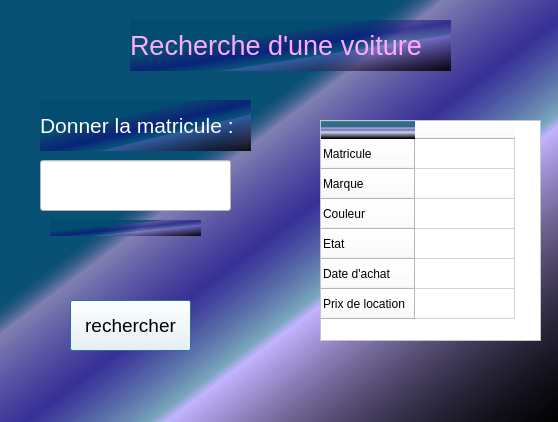
<?xml version="1.0" encoding="UTF-8"?>
<ui version="4.0">
 <class>Dialog</class>
 <widget class="QDialog" name="Dialog">
  <property name="geometry">
   <rect>
    <x>0</x>
    <y>0</y>
    <width>558</width>
    <height>422</height>
   </rect>
  </property>
  <property name="windowTitle">
   <string>Dialog</string>
  </property>
  <property name="styleSheet">
   <string notr="true">background-color: qlineargradient(spread:pad, x1:0, y1:0, x2:1, y2:1, stop:0.361809 rgba(0, 74, 111, 206), stop:0.396985 rgba(16, 13, 108, 80), stop:0.522613 rgba(0, 85, 127, 182), stop:0.633166 rgba(0, 85, 127, 80), stop:0.648241 rgba(142, 110, 255, 80), stop:1 rgba(0, 0, 0, 236));
background-color: qlineargradient(spread:pad, x1:0, y1:0, x2:1, y2:1, stop:0.361809 rgba(0, 74, 111, 206), stop:0.396985 rgba(16, 13, 108, 80), stop:0.522613 rgba(9, 0, 127, 105), stop:0.633166 rgba(0, 85, 127, 80), stop:0.648241 rgba(88, 71, 165, 161), stop:1 rgba(0, 0, 0, 236));
background-color: qlineargradient(spread:pad, x1:0, y1:0, x2:1, y2:1, stop:0.361809 rgba(0, 74, 111, 206), stop:0.396985 rgba(16, 13, 108, 80), stop:0.522613 rgba(9, 0, 127, 144), stop:0.633166 rgba(0, 85, 127, 80), stop:0.648241 rgba(142, 110, 255, 80), stop:1 rgba(0, 0, 0, 236));</string>
  </property>
  <widget class="QTableWidget" name="tableWidget">
   <property name="geometry">
    <rect>
     <x>320</x>
     <y>120</y>
     <width>221</width>
     <height>221</height>
    </rect>
   </property>
   <property name="font">
    <font>
     <family>Segoe UI</family>
     <pointsize>12</pointsize>
     <italic>false</italic>
    </font>
   </property>
   <property name="mouseTracking">
    <bool>false</bool>
   </property>
   <property name="styleSheet">
    <string notr="true">background-color: rgb(255, 255, 255);</string>
   </property>
   <row>
    <property name="text">
     <string>Matricule</string>
    </property>
   </row>
   <row>
    <property name="text">
     <string>Marque</string>
    </property>
   </row>
   <row>
    <property name="text">
     <string>Couleur</string>
    </property>
   </row>
   <row>
    <property name="text">
     <string>Etat</string>
    </property>
   </row>
   <row>
    <property name="text">
     <string>Date d'achat</string>
    </property>
   </row>
   <row>
    <property name="text">
     <string>Prix de location</string>
    </property>
   </row>
   <column>
    <property name="text">
     <string/>
    </property>
   </column>
  </widget>
  <widget class="QLabel" name="label">
   <property name="geometry">
    <rect>
     <x>130</x>
     <y>20</y>
     <width>321</width>
     <height>51</height>
    </rect>
   </property>
   <property name="font">
    <font>
     <pointsize>20</pointsize>
    </font>
   </property>
   <property name="styleSheet">
    <string notr="true"/>
   </property>
   <property name="text">
    <string>&lt;html&gt;&lt;head/&gt;&lt;body&gt;&lt;p&gt;&lt;span style=&quot; color:#ffaaff;&quot;&gt;Recherche d'une voiture&lt;/span&gt;&lt;/p&gt;&lt;/body&gt;&lt;/html&gt;</string>
   </property>
  </widget>
  <widget class="QLabel" name="label_2">
   <property name="geometry">
    <rect>
     <x>40</x>
     <y>100</y>
     <width>211</width>
     <height>51</height>
    </rect>
   </property>
   <property name="font">
    <font>
     <pointsize>16</pointsize>
    </font>
   </property>
   <property name="text">
    <string>&lt;html&gt;&lt;head/&gt;&lt;body&gt;&lt;p&gt;&lt;span style=&quot; color:#fdfdfd;&quot;&gt;Donner la matricule :&lt;/span&gt;&lt;/p&gt;&lt;/body&gt;&lt;/html&gt;</string>
   </property>
  </widget>
  <widget class="QLineEdit" name="lineEdit">
   <property name="geometry">
    <rect>
     <x>40</x>
     <y>160</y>
     <width>191</width>
     <height>51</height>
    </rect>
   </property>
   <property name="font">
    <font>
     <pointsize>14</pointsize>
    </font>
   </property>
   <property name="styleSheet">
    <string notr="true">background-color: rgb(255, 255, 255);</string>
   </property>
  </widget>
  <widget class="QLabel" name="label_3">
   <property name="geometry">
    <rect>
     <x>50</x>
     <y>220</y>
     <width>151</width>
     <height>16</height>
    </rect>
   </property>
   <property name="styleSheet">
    <string notr="true">color: rgb(255, 0, 0);</string>
   </property>
   <property name="text">
    <string>&lt;html&gt;&lt;head/&gt;&lt;body&gt;&lt;p&gt;&lt;br/&gt;&lt;/p&gt;&lt;/body&gt;&lt;/html&gt;</string>
   </property>
  </widget>
  <widget class="QPushButton" name="pushButton">
   <property name="geometry">
    <rect>
     <x>70</x>
     <y>300</y>
     <width>121</width>
     <height>51</height>
    </rect>
   </property>
   <property name="font">
    <font>
     <pointsize>14</pointsize>
    </font>
   </property>
   <property name="styleSheet">
    <string notr="true">background-color: rgb(255, 255, 255);</string>
   </property>
   <property name="text">
    <string>rechercher</string>
   </property>
  </widget>
 </widget>
 <resources/>
 <connections/>
</ui>
